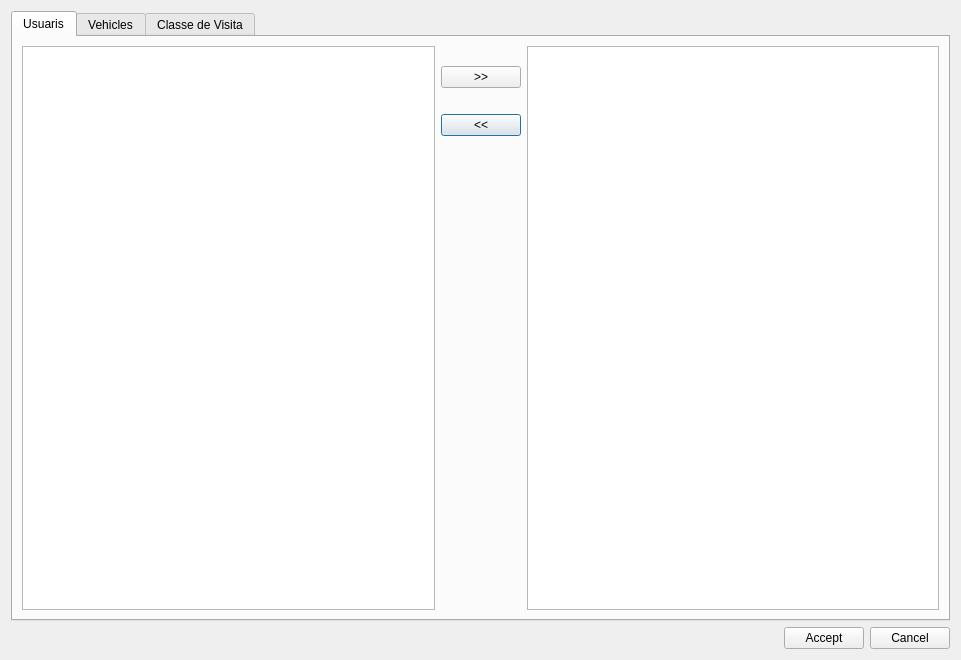
<?xml version="1.0" encoding="UTF-8"?>
<ui version="4.0">
 <class>team_management</class>
 <widget class="QDialog" name="team_management">
  <property name="geometry">
   <rect>
    <x>0</x>
    <y>0</y>
    <width>961</width>
    <height>660</height>
   </rect>
  </property>
  <property name="windowTitle">
   <string>Team management</string>
  </property>
  <layout class="QVBoxLayout" name="verticalLayout_3">
   <item>
    <layout class="QGridLayout" name="gridLayout">
     <item row="0" column="0">
      <widget class="QTabWidget" name="tabWidget">
       <property name="currentIndex">
        <number>0</number>
       </property>
       <widget class="QWidget" name="tab_user">
        <attribute name="title">
         <string>Usuaris</string>
        </attribute>
        <layout class="QGridLayout" name="gridLayout_2">
         <item row="3" column="1">
          <widget class="QPushButton" name="btn_user_unselect">
           <property name="text">
            <string>&lt;&lt;</string>
           </property>
          </widget>
         </item>
         <item row="0" column="2" rowspan="5">
          <widget class="QTableView" name="selected_user_rows"/>
         </item>
         <item row="0" column="0" rowspan="5">
          <widget class="QTableView" name="all_user_rows"/>
         </item>
         <item row="4" column="1">
          <spacer name="verticalSpacer">
           <property name="orientation">
            <enum>Qt::Vertical</enum>
           </property>
           <property name="sizeType">
            <enum>QSizePolicy::Preferred</enum>
           </property>
           <property name="sizeHint" stdset="0">
            <size>
             <width>20</width>
             <height>40</height>
            </size>
           </property>
          </spacer>
         </item>
         <item row="0" column="1">
          <widget class="QLabel" name="label">
           <property name="sizePolicy">
            <sizepolicy hsizetype="Preferred" vsizetype="Maximum">
             <horstretch>0</horstretch>
             <verstretch>0</verstretch>
            </sizepolicy>
           </property>
           <property name="text">
            <string/>
           </property>
          </widget>
         </item>
         <item row="1" column="1">
          <widget class="QPushButton" name="btn_user_select">
           <property name="text">
            <string>&gt;&gt;</string>
           </property>
          </widget>
         </item>
         <item row="2" column="1">
          <widget class="QLabel" name="label_2">
           <property name="sizePolicy">
            <sizepolicy hsizetype="Preferred" vsizetype="Maximum">
             <horstretch>0</horstretch>
             <verstretch>0</verstretch>
            </sizepolicy>
           </property>
           <property name="text">
            <string/>
           </property>
          </widget>
         </item>
        </layout>
       </widget>
       <widget class="QWidget" name="tab_vehicles">
        <attribute name="title">
         <string>Vehicles</string>
        </attribute>
        <layout class="QGridLayout" name="gridLayout_3">
         <item row="1" column="1">
          <widget class="QPushButton" name="btn_vehicle_select">
           <property name="text">
            <string>&gt;&gt;</string>
           </property>
          </widget>
         </item>
         <item row="0" column="1">
          <widget class="QLabel" name="label_3">
           <property name="text">
            <string/>
           </property>
          </widget>
         </item>
         <item row="4" column="1">
          <spacer name="verticalSpacer_2">
           <property name="orientation">
            <enum>Qt::Vertical</enum>
           </property>
           <property name="sizeHint" stdset="0">
            <size>
             <width>20</width>
             <height>40</height>
            </size>
           </property>
          </spacer>
         </item>
         <item row="3" column="1">
          <widget class="QPushButton" name="btn_vehicle_unselect">
           <property name="text">
            <string>&lt;&lt;</string>
           </property>
          </widget>
         </item>
         <item row="0" column="0" rowspan="5">
          <widget class="QTableView" name="all_vehicle_rows"/>
         </item>
         <item row="2" column="1">
          <widget class="QLabel" name="label_4">
           <property name="text">
            <string/>
           </property>
          </widget>
         </item>
         <item row="0" column="2" rowspan="5">
          <widget class="QTableView" name="selected_vehicle_rows"/>
         </item>
        </layout>
       </widget>
       <widget class="QWidget" name="tab_visit_class">
        <attribute name="title">
         <string>Classe de Visita</string>
        </attribute>
        <layout class="QGridLayout" name="gridLayout_4">
         <item row="0" column="1">
          <widget class="QLabel" name="label_5">
           <property name="text">
            <string/>
           </property>
          </widget>
         </item>
         <item row="3" column="1">
          <widget class="QPushButton" name="btn_visitclass_unselect">
           <property name="text">
            <string>&lt;&lt;</string>
           </property>
          </widget>
         </item>
         <item row="1" column="1">
          <widget class="QPushButton" name="btn_visitclass_select">
           <property name="text">
            <string>&gt;&gt;</string>
           </property>
          </widget>
         </item>
         <item row="4" column="1">
          <spacer name="verticalSpacer_3">
           <property name="orientation">
            <enum>Qt::Vertical</enum>
           </property>
           <property name="sizeHint" stdset="0">
            <size>
             <width>20</width>
             <height>40</height>
            </size>
           </property>
          </spacer>
         </item>
         <item row="0" column="0" rowspan="5">
          <widget class="QTableView" name="all_visitclass_rows"/>
         </item>
         <item row="2" column="1">
          <widget class="QLabel" name="label_6">
           <property name="text">
            <string/>
           </property>
          </widget>
         </item>
         <item row="0" column="2" rowspan="5">
          <widget class="QTableView" name="selected_visitclass_rows"/>
         </item>
        </layout>
       </widget>
      </widget>
     </item>
    </layout>
   </item>
   <item>
    <layout class="QHBoxLayout" name="horizontalLayout_7">
     <item>
      <spacer name="horizontalSpacer">
       <property name="orientation">
        <enum>Qt::Horizontal</enum>
       </property>
       <property name="sizeHint" stdset="0">
        <size>
         <width>40</width>
         <height>20</height>
        </size>
       </property>
      </spacer>
     </item>
     <item>
      <widget class="QPushButton" name="btn_accept">
       <property name="text">
        <string>Accept</string>
       </property>
      </widget>
     </item>
     <item>
      <widget class="QPushButton" name="btn_cancel">
       <property name="text">
        <string>Cancel</string>
       </property>
      </widget>
     </item>
    </layout>
   </item>
  </layout>
  <action name="actionT">
   <property name="text">
    <string>t</string>
   </property>
  </action>
 </widget>
 <resources/>
 <connections/>
</ui>
